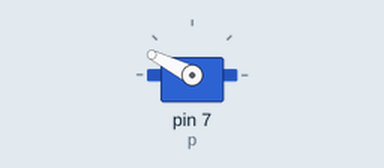
This program was run on a simulated Raspberry Pi (header pin numbers). Parts: servo. Servo angles are drawn from the pulse width (0.5 ms = 0°, 2.5 ms = 180°); what the program prints to the terminal is not drawn. At 1.5 s the program stops and its outputs stay as they are.

Above: at 0.1 s.
At 1.1 s:
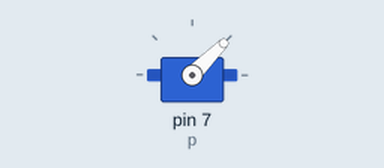
Timing chart, 0 to 2.6 s (numbered marks = the images above):
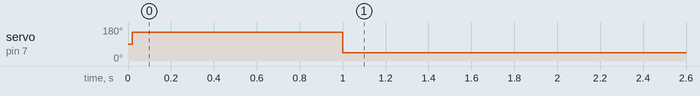

The program:

servotoggle.py
```python
#signalpin is pin 7
#power is pin 2
#ground is pin 6


import RPi.GPIO as GPIO
import time

GPIO.setmode(GPIO.BOARD)

GPIO.setup(7, GPIO.OUT)

p = GPIO.PWM(7,50)
p.start(7.5)

p.ChangeDutyCycle(11.0)
time.sleep(1)
p.ChangeDutyCycle(5)
time.sleep(0.5)


print "1"

p.stop()
GPIO.cleanup()
```

Measured:
- by itself, servo on pin 7 (p): 90° → 153° at 0.02 s, → 45° 0.98 s later
